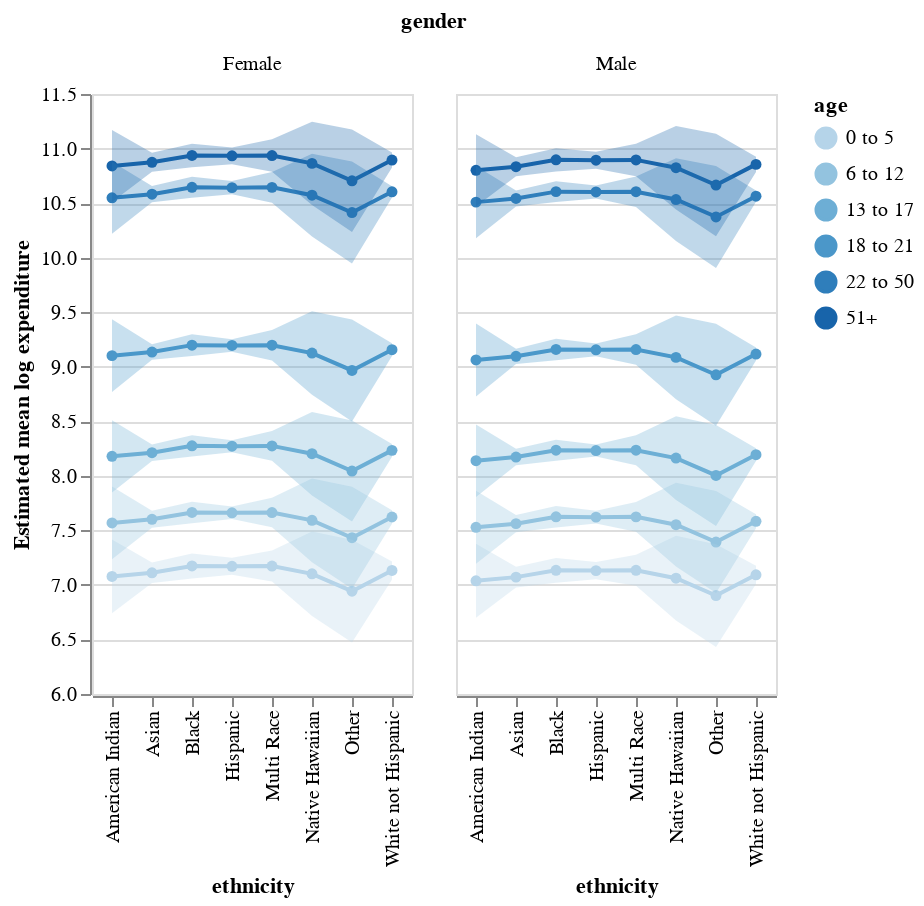

Source (notebook cell):
### Markdown cell above
#### (iii) Plot the estimated means and standard errors.

Construct a model visualization matching figure 4 in the following steps.

1. Construct a point-and-line plot called `lines` based on `grid_df` with:
    + ethnicity on the x axis;
    + no x axis title;
    + log expenditure on the y axis;
    + the y axis title 'Estimated mean log expenditure';
    + age cohort mapped to the color encoding channel as an *ordinal* variable and shown in ascending cohort order (refer back to your codes for figure 4).

2. Construct an error band plot called `bands` based on `grid_df` with:
    + a `.transform_calculate(...)` step computing lower and upper band boundaries
       - lwr=𝚎𝚡𝚙𝚎𝚗𝚍𝚒𝚝𝚞𝚛𝚎-2xexpenditure_se
       - upr=expenditure+2xexpenditure_se
    + ethnicity on the x axis;
    + no x axis title;
    + `lwr` and `upr` passed to the `y` and `y2` encoding channels;
    + the `y` channel titled 'Estimated mean log expenditure';
    + age cohort mapped to the color channel exactly as in `lines`.

3. Layer `lines` and `bands` and facet the layered chart into columns according to gender. Store the result as `fig_5`.

Display `fig_5`.

### Code cell
# point and line plot
lines = alt.Chart(grid_df).mark_line(point=True).encode(
    x = alt.X('ethnicity:N'),
    y = alt.Y('expenditure', title='Estimated mean log expenditure', scale = alt.Scale(zero = False)), 
    color = alt.Color('age:O', sort=alt.EncodingSortField(field='cohort_order', order='ascending'))
)

# error bands
bands = lines.transform_calculate(lwr = 'datum.expenditure - 2*datum.expenditure_se',
                                  upr = 'datum.expenditure + 2*datum.expenditure_se').mark_errorband().encode(
    alt.X('ethnicity:N'), alt.Y('lwr:Q', title = 'Estimated mean log expenditure'), alt.Y2('upr:Q'), 
    color = alt.Color('age:O', sort=alt.EncodingSortField(field='cohort_order', order='ascending')))

# layer and facet
fig5 = lines + bands

# display
fig5.facet('gender')

### Figure 1 — Vega-Lite specification as saved in the notebook (floating-point values rounded to 4 significant figures)
{"config": {"view": {"continuousWidth": 400, "continuousHeight": 300}}, "data": {"name": "data-5b24eecc41081da5e2bd2c4b9528cc88"}, "facet": {"field": "gender", "type": "nominal"}, "spec": {"layer": [{"mark": {"type": "line", "point": true}, "encoding": {"color": {"field": "age", "sort": {"field": "cohort_order", "order": "ascending"}, "type": "ordinal"}, "x": {"field": "ethnicity", "type": "nominal"}, "y": {"field": "expenditure", "scale": {"zero": false}, "title": "Estimated mean log expenditure", "type": "quantitative"}}}, {"mark": "errorband", "encoding": {"color": {"field": "age", "sort": {"field": "cohort_order", "order": "ascending"}, "type": "ordinal"}, "x": {"field": "ethnicity", "type": "nominal"}, "y": {"field": "lwr", "title": "Estimated mean log expenditure", "type": "quantitative"}, "y2": {"field": "upr"}}, "transform": [{"calculate": "datum.expenditure - 2*datum.expenditure_se", "as": "lwr"}, {"calculate": "datum.expenditure + 2*datum.expenditure_se", "as": "upr"}]}]}, "$schema": "https://vega.github.io/schema/vega-lite/v4.17.0.json", "datasets": {"data-5b24eecc41081da5e2bd2c4b9528cc88": [{"age": "13 to 17", "gender": "Female", "ethnicity": "White not Hispanic", "cohort_order": 2, "expenditure": 8.233, "expenditure_se": 0.02908}, {"age": "22 to 50", "gender": "Female", "ethnicity": "White not Hispanic", "cohort_order": 4, "expenditure": 10.6, "expenditure_se": 0.02606}, {"age": "0 to 5", "gender": "Female", "ethnicity": "White not Hispanic", "cohort_order": 0, "expenditure": 7.132, "expenditure_se": 0.04136}, {"age": "18 to 21", "gender": "Female", "ethnicity": "White not Hispanic", "cohort_order": 3, "expenditure": 9.156, "expenditure_se": 0.02921}, {"age": "51+", "gender": "Female", "ethnicity": "White not Hispanic", "cohort_order": 5, "expenditure": 10.89, "expenditure_se": 0.03441}, {"age": "6 to 12", "gender": "Female", "ethnicity": "White not Hispanic", "cohort_order": 1, "expenditure": 7.622, "expenditure_se": 0.03119}, {"age": "13 to 17", "gender": "Male", "ethnicity": "White not Hispanic", "cohort_order": 2, "expenditure": 8.193, "expenditure_se": 0.0293}, {"age": "22 to 50", "gender": "Male", "ethnicity": "White not Hispanic", "cohort_order": 4, "expenditure": 10.56, "expenditure_se": 0.02566}, {"age": "0 to 5", "gender": "Male", "ethnicity": "White not Hispanic", "cohort_order": 0, "expenditure": 7.092, "expenditure_se": 0.04166}, {"age": "18 to 21", "gender": "Male", "ethnicity": "White not Hispanic", "cohort_order": 3, "expenditure": 9.116, "expenditure_se": 0.02944}, {"age": "51+", "gender": "Male", "ethnicity": "White not Hispanic", "cohort_order": 5, "expenditure": 10.85, "expenditure_se": 0.03484}, {"age": "6 to 12", "gender": "Male", "ethnicity": "White not Hispanic", "cohort_order": 1, "expenditure": 7.583, "expenditure_se": 0.03202}, {"age": "13 to 17", "gender": "Female", "ethnicity": "Hispanic", "cohort_order": 2, "expenditure": 8.272, "expenditure_se": 0.02734}, {"age": "22 to 50", "gender": "Female", "ethnicity": "Hispanic", "cohort_order": 4, "expenditure": 10.64, "expenditure_se": 0.03069}, {"age": "0 to 5", "gender": "Female", "ethnicity": "Hispanic", "cohort_order": 0, "expenditure": 7.171, "expenditure_se": 0.0391}, {"age": "18 to 21", "gender": "Female", "ethnicity": "Hispanic", "cohort_order": 3, "expenditure": 9.195, "expenditure_se": 0.02896}, {"age": "51+", "gender": "Female", "ethnicity": "Hispanic", "cohort_order": 5, "expenditure": 10.93, "expenditure_se": 0.03859}, {"age": "6 to 12", "gender": "Female", "ethnicity": "Hispanic", "cohort_order": 1, "expenditure": 7.661, "expenditure_se": 0.02861}, {"age": "13 to 17", "gender": "Male", "ethnicity": "Hispanic", "cohort_order": 2, "expenditure": 8.232, "expenditure_se": 0.02736}, {"age": "22 to 50", "gender": "Male", "ethnicity": "Hispanic", "cohort_order": 4, "expenditure": 10.6, "expenditure_se": 0.03016}, {"age": "0 to 5", "gender": "Male", "ethnicity": "Hispanic", "cohort_order": 0, "expenditure": 7.131, "expenditure_se": 0.03927}, {"age": "18 to 21", "gender": "Male", "ethnicity": "Hispanic", "cohort_order": 3, "expenditure": 9.155, "expenditure_se": 0.02898}, {"age": "51+", "gender": "Male", "ethnicity": "Hispanic", "cohort_order": 5, "expenditure": 10.89, "expenditure_se": 0.03882}, {"age": "6 to 12", "gender": "Male", "ethnicity": "Hispanic", "cohort_order": 1, "expenditure": 7.621, "expenditure_se": 0.02931}, {"age": "13 to 17", "gender": "Female", "ethnicity": "Black", "cohort_order": 2, "expenditure": 8.275, "expenditure_se": 0.04872}, {"age": "22 to 50", "gender": "Female", "ethnicity": "Black", "cohort_order": 4, "expenditure": 10.64, "expenditure_se": 0.04797}, {"age": "0 to 5", "gender": "Female", "ethnicity": "Black", "cohort_order": 0, "expenditure": 7.174, "expenditure_se": 0.05716}, {"age": "18 to 21", "gender": "Female", "ethnicity": "Black", "cohort_order": 3, "expenditure": 9.198, "expenditure_se": 0.04943}, {"age": "51+", "gender": "Female", "ethnicity": "Black", "cohort_order": 5, "expenditure": 10.94, "expenditure_se": 0.05344}, {"age": "6 to 12", "gender": "Female", "ethnicity": "Black", "cohort_order": 1, "expenditure": 7.664, "expenditure_se": 0.04944}, {"age": "13 to 17", "gender": "Male", "ethnicity": "Black", "cohort_order": 2, "expenditure": 8.235, "expenditure_se": 0.04819}, {"age": "22 to 50", "gender": "Male", "ethnicity": "Black", "cohort_order": 4, "expenditure": 10.6, "expenditure_se": 0.04708}, {"age": "0 to 5", "gender": "Male", "ethnicity": "Black", "cohort_order": 0, "expenditure": 7.134, "expenditure_se": 0.05681}, {"age": "18 to 21", "gender": "Male", "ethnicity": "Black", "cohort_order": 3, "expenditure": 9.158, "expenditure_se": 0.04891}, {"age": "51+", "gender": "Male", "ethnicity": "Black", "cohort_order": 5, "expenditure": 10.9, "expenditure_se": 0.05312}, {"age": "6 to 12", "gender": "Male", "ethnicity": "Black", "cohort_order": 1, "expenditure": 7.624, "expenditure_se": 0.04932}, {"age": "13 to 17", "gender": "Female", "ethnicity": "Multi Race", "cohort_order": 2, "expenditure": 8.274, "expenditure_se": 0.06839}, {"age": "22 to 50", "gender": "Female", "ethnicity": "Multi Race", "cohort_order": 4, "expenditure": 10.64, "expenditure_se": 0.07048}, {"age": "0 to 5", "gender": "Female", "ethnicity": "Multi Race", "cohort_order": 0, "expenditure": 7.173, "expenditure_se": 0.07102}, {"age": "18 to 21", "gender": "Female", "ethnicity": "Multi Race", "cohort_order": 3, "expenditure": 9.197, "expenditure_se": 0.07011}, {"age": "51+", "gender": "Female", "ethnicity": "Multi Race", "cohort_order": 5, "expenditure": 10.94, "expenditure_se": 0.07441}, {"age": "6 to 12", "gender": "Female", "ethnicity": "Multi Race", "cohort_order": 1, "expenditure": 7.664, "expenditure_se": 0.06789}, {"age": "13 to 17", "gender": "Male", "ethnicity": "Multi Race", "cohort_order": 2, "expenditure": 8.234, "expenditure_se": 0.06827}, {"age": "22 to 50", "gender": "Male", "ethnicity": "Multi Race", "cohort_order": 4, "expenditure": 10.6, "expenditure_se": 0.07013}, {"age": "0 to 5", "gender": "Male", "ethnicity": "Multi Race", "cohort_order": 0, "expenditure": 7.133, "expenditure_se": 0.07099}, {"age": "18 to 21", "gender": "Male", "ethnicity": "Multi Race", "cohort_order": 3, "expenditure": 9.157, "expenditure_se": 0.07}, {"age": "51+", "gender": "Male", "ethnicity": "Multi Race", "cohort_order": 5, "expenditure": 10.9, "expenditure_se": 0.07441}, {"age": "6 to 12", "gender": "Male", "ethnicity": "Multi Race", "cohort_order": 1, "expenditure": 7.624, "expenditure_se": 0.06807}, {"age": "13 to 17", "gender": "Female", "ethnicity": "Asian", "cohort_order": 2, "expenditure": 8.212, "expenditure_se": 0.0378}, {"age": "22 to 50", "gender": "Female", "ethnicity": "Asian", "cohort_order": 4, "expenditure": 10.58, "expenditure_se": 0.03701}, {"age": "0 to 5", "gender": "Female", "ethnicity": "Asian", "cohort_order": 0, "expenditure": 7.111, "expenditure_se": 0.04736}, {"age": "18 to 21", "gender": "Female", "ethnicity": "Asian", "cohort_order": 3, "expenditure": 9.135, "expenditure_se": 0.03562}, {"age": "51+", "gender": "Female", "ethnicity": "Asian", "cohort_order": 5, "expenditure": 10.87, "expenditure_se": 0.04363}, {"age": "6 to 12", "gender": "Female", "ethnicity": "Asian", "cohort_order": 1, "expenditure": 7.601, "expenditure_se": 0.03884}, {"age": "13 to 17", "gender": "Male", "ethnicity": "Asian", "cohort_order": 2, "expenditure": 8.172, "expenditure_se": 0.03748}, {"age": "22 to 50", "gender": "Male", "ethnicity": "Asian", "cohort_order": 4, "expenditure": 10.54, "expenditure_se": 0.03623}, {"age": "0 to 5", "gender": "Male", "ethnicity": "Asian", "cohort_order": 0, "expenditure": 7.071, "expenditure_se": 0.04724}, {"age": "18 to 21", "gender": "Male", "ethnicity": "Asian", "cohort_order": 3, "expenditure": 9.095, "expenditure_se": 0.03529}, {"age": "51+", "gender": "Male", "ethnicity": "Asian", "cohort_order": 5, "expenditure": 10.83, "expenditure_se": 0.04355}, {"age": "6 to 12", "gender": "Male", "ethnicity": "Asian", "cohort_order": 1, "expenditure": 7.562, "expenditure_se": 0.03904}, {"age": "13 to 17", "gender": "Female", "ethnicity": "American Indian", "cohort_order": 2, "expenditure": 8.179, "expenditure_se": 0.1655}, {"age": "22 to 50", "gender": "Female", "ethnicity": "American Indian", "cohort_order": 4, "expenditure": 10.55, "expenditure_se": 0.1654}, {"age": "0 to 5", "gender": "Female", "ethnicity": "American Indian", "cohort_order": 0, "expenditure": 7.078, "expenditure_se": 0.1688}, {"age": "18 to 21", "gender": "Female", "ethnicity": "American Indian", "cohort_order": 3, "expenditure": 9.102, "expenditure_se": 0.1663}, {"age": "51+", "gender": "Female", "ethnicity": "American Indian", "cohort_order": 5, "expenditure": 10.84, "expenditure_se": 0.1646}, {"age": "6 to 12", "gender": "Female", "ethnicity": "American Indian", "cohort_order": 1, "expenditure": 7.568, "expenditure_se": 0.1666}, {"age": "13 to 17", "gender": "Male", "ethnicity": "American Indian", "cohort_order": 2, "expenditure": 8.139, "expenditure_se": 0.1661}, {"age": "22 to 50", "gender": "Male", "ethnicity": "American Indian", "cohort_order": 4, "expenditure": 10.51, "expenditure_se": 0.1659}, {"age": "0 to 5", "gender": "Male", "ethnicity": "American Indian", "cohort_order": 0, "expenditure": 7.038, "expenditure_se": 0.1694}, {"age": "18 to 21", "gender": "Male", "ethnicity": "American Indian", "cohort_order": 3, "expenditure": 9.062, "expenditure_se": 0.167}, {"age": "51+", "gender": "Male", "ethnicity": "American Indian", "cohort_order": 5, "expenditure": 10.8, "expenditure_se": 0.1653}, {"age": "6 to 12", "gender": "Male", "ethnicity": "American Indian", "cohort_order": 1, "expenditure": 7.528, "expenditure_se": 0.1674}, {"age": "13 to 17", "gender": "Female", "ethnicity": "Other", "cohort_order": 2, "expenditure": 8.043, "expenditure_se": 0.2315}, {"age": "22 to 50", "gender": "Female", "ethnicity": "Other", "cohort_order": 4, "expenditure": 10.41, "expenditure_se": 0.2338}, {"age": "0 to 5", "gender": "Female", "ethnicity": "Other", "cohort_order": 0, "expenditure": 6.942, "expenditure_se": 0.2354}, {"age": "18 to 21", "gender": "Female", "ethnicity": "Other", "cohort_order": 3, "expenditure": 8.966, "expenditure_se": 0.2338}, {"age": "51+", "gender": "Female", "ethnicity": "Other", "cohort_order": 5, "expenditure": 10.7, "expenditure_se": 0.2349}, {"age": "6 to 12", "gender": "Female", "ethnicity": "Other", "cohort_order": 1, "expenditure": 7.433, "expenditure_se": 0.2339}, {"age": "13 to 17", "gender": "Male", "ethnicity": "Other", "cohort_order": 2, "expenditure": 8.004, "expenditure_se": 0.2315}, {"age": "22 to 50", "gender": "Male", "ethnicity": "Other", "cohort_order": 4, "expenditure": 10.37, "expenditure_se": 0.2337}, {"age": "0 to 5", "gender": "Male", "ethnicity": "Other", "cohort_order": 0, "expenditure": 6.903, "expenditure_se": 0.2355}, {"age": "18 to 21", "gender": "Male", "ethnicity": "Other", "cohort_order": 3, "expenditure": 8.926, "expenditure_se": 0.2338}, {"age": "51+", "gender": "Male", "ethnicity": "Other", "cohort_order": 5, "expenditure": 10.66, "expenditure_se": 0.235}, {"age": "6 to 12", "gender": "Male", "ethnicity": "Other", "cohort_order": 1, "expenditure": 7.393, "expenditure_se": 0.234}, {"age": "13 to 17", "gender": "Female", "ethnicity": "Native Hawaiian", "cohort_order": 2, "expenditure": 8.203, "expenditure_se": 0.1913}, {"age": "22 to 50", "gender": "Female", "ethnicity": "Native Hawaiian", "cohort_order": 4, "expenditure": 10.57, "expenditure_se": 0.1894}, {"age": "0 to 5", "gender": "Female", "ethnicity": "Native Hawaiian", "cohort_order": 0, "expenditure": 7.101, "expenditure_se": 0.1935}, {"age": "18 to 21", "gender": "Female", "ethnicity": "Native Hawaiian", "cohort_order": 3, "expenditure": 9.125, "expenditure_se": 0.1914}, {"age": "51+", "gender": "Female", "ethnicity": "Native Hawaiian", "cohort_order": 5, "expenditure": 10.86, "expenditure_se": 0.1907}, {"age": "6 to 12", "gender": "Female", "ethnicity": "Native Hawaiian", "cohort_order": 1, "expenditure": 7.592, "expenditure_se": 0.1916}, {"age": "13 to 17", "gender": "Male", "ethnicity": "Native Hawaiian", "cohort_order": 2, "expenditure": 8.163, "expenditure_se": 0.1918}, {"age": "22 to 50", "gender": "Male", "ethnicity": "Native Hawaiian", "cohort_order": 4, "expenditure": 10.53, "expenditure_se": 0.1898}, {"age": "0 to 5", "gender": "Male", "ethnicity": "Native Hawaiian", "cohort_order": 0, "expenditure": 7.062, "expenditure_se": 0.194}, {"age": "18 to 21", "gender": "Male", "ethnicity": "Native Hawaiian", "cohort_order": 3, "expenditure": 9.086, "expenditure_se": 0.1918}, {"age": "51+", "gender": "Male", "ethnicity": "Native Hawaiian", "cohort_order": 5, "expenditure": 10.82, "expenditure_se": 0.1912}, {"age": "6 to 12", "gender": "Male", "ethnicity": "Native Hawaiian", "cohort_order": 1, "expenditure": 7.552, "expenditure_se": 0.1922}]}}
